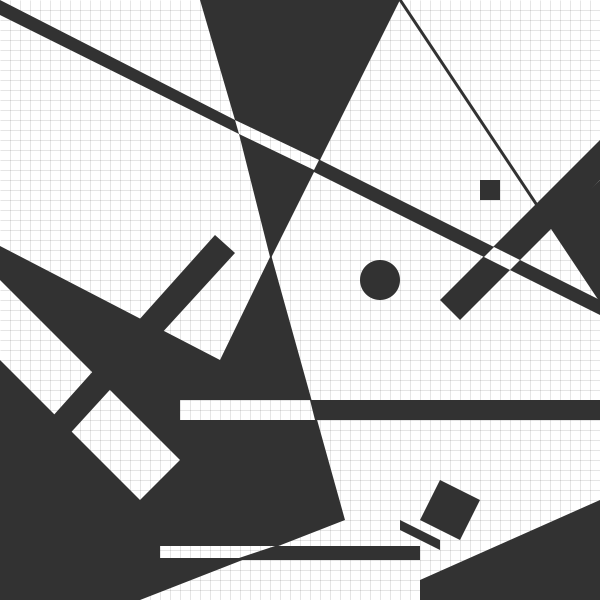
Frame 1 (no input)
Frame 60 (the mouse pressed at the canvas centre just before this capture): identical to frame 1, image omitted
Frame 120 (the mouse held since frame 60 and released just before this capture): identical to frame 1, image omitted

The Processing sketch that drew this single still picture (run headless with seeded random() and noise(); from frame 60 on, the mouse is pressed at the canvas centre):

// Processing sketch: processing_14422
// ── processing_14422.pde

// 마우스로 자유롭게 그립니다. 좌,우클릭에 따라 색이 바뀜니다.
//키보드 상하 버튼으로 붓 사이즈 조절이 됨니다.
//원점으로 돌리시려면 키보드 "s"를 누르세요.


int value = 50;
int value2 = 255;
int value3 = 100;
int x = 10;


void setup() {
  size(600,600);
  background(value2);
  strokeWeight(3);
  smooth();
  stroke(value);
  line(400,0,600,300);
  noStroke();
  fill(value);
  //black
  //triangle
  triangle(600,180,550,225,600,300);
  //ellipse
  ellipse(380,280,40,40);
  //rect
  rect(480,180,20,20);
  rect(0,400,600,20);
  //quad
  quad(420,580,600,500,600,600,420,600);
  quad(440,480,480,500,460,540,420,520);
  quad(400,520,440,540,440,550,400,530);
  quad(260,546,420,546,420,560,220,560);
  quad(0,0,400,0,220,360,0,246);
  quad(0,0,600,300,600,315,0,15);
  quad(600,180,460,320,440,300,600,140);
  //vertex
  beginShape();
  vertex(0,0);
  vertex(200,0);
  vertex(345,520);
  vertex(140,600);
  vertex(0,600);
  vertex(0,0);
  endShape();


  //white
  fill(value2);
  //triangle
  triangle(0,0,200,0,235,120);

  //quad
  quad(180,400,310,400,315,420,180,420);
  quad(494,247,520,260,510,270,484,257);
  quad(160,546,275,546,239,558,160,558);
  quad(235,120,319,160,314,170,239,134);
  quad(0,280,180,460,140,500,0,360);

  //vertex
  beginShape();
  vertex(0,15);
  vertex(239,134);
  vertex(270,257);
  vertex(220,360);
  vertex(0,246);
  vertex(0,15);
  endShape();


  //end
  fill(value);
  quad(215,235,235,253,0,510,0,475);
  fill(value);
  quad(140,320,162,331,110,389,94,373);
  quad(0,473,55,415,71,431,0,509);

  stroke(value);
  strokeWeight(0.1);
  for (int x = 10; x < 600; x += 10) {
    line(x, 0, x, 600);
  }
  for (int x = 10; x < 600; x += 10) {
    line(0, x, 600, x);
  }
}

void draw() {
  if (mousePressed && (mouseButton == LEFT)) {
    line(mouseX,mouseY,pmouseX, pmouseY);
    stroke(value);
    strokeWeight(x);
  } 
  else if (mousePressed && (mouseButton == RIGHT)) {
    line(mouseX,mouseY,pmouseX, pmouseY);
    stroke(value2);
    strokeWeight(x);
  }
  if (keyPressed && (key == CODED)) { 
    if (keyCode == UP) {
      strokeWeight(x++);
    } 
    else if (keyCode == DOWN) {
      strokeWeight(x--);
    }
  }
  if(x <= 1) {
    x=1;
  }
  else if(x >=20) {
    x=20;
  }


  if((keyPressed == true) && (key == 's')) {  //clean up
    size(600,600);
    background(value2);
    stroke(value);
    strokeWeight(3);
    line(400,0,600,300);
    noStroke();
    fill(value);
    //black
    //triangle
    triangle(600,180,550,225,600,300);
    //ellipse
    ellipse(380,280,40,40);
    //rect
    rect(480,180,20,20);
    rect(0,400,600,20);
    //quad
    quad(420,580,600,500,600,600,420,600);
    quad(440,480,480,500,460,540,420,520);
    quad(400,520,440,540,440,550,400,530);
    quad(260,546,420,546,420,560,220,560);
    quad(0,0,400,0,220,360,0,246);
    quad(0,0,600,300,600,315,0,15);
    quad(600,180,460,320,440,300,600,140);
    //vertex
    beginShape();
    vertex(0,0);
    vertex(200,0);
    vertex(345,520);
    vertex(140,600);
    vertex(0,600);
    vertex(0,0);
    endShape();


    //white
    fill(value2);
    //triangle
    triangle(0,0,200,0,235,120);

    //quad
    quad(180,400,310,400,315,420,180,420);
    quad(494,247,520,260,510,270,484,257);
    quad(160,546,275,546,239,558,160,558);
    quad(235,120,319,160,314,170,239,134);
    quad(0,280,180,460,140,500,0,360);

    //vertex
    beginShape();
    vertex(0,15);
    vertex(239,134);
    vertex(270,257);
    vertex(220,360);
    vertex(0,246);
    vertex(0,15);
    endShape();


    //end
    fill(value);
    quad(215,235,235,253,0,510,0,475);
    fill(value);
    quad(140,320,162,331,110,389,94,373);
    quad(0,473,55,415,71,431,0,509);

    stroke(value);
    strokeWeight(0.1);
    for (int x = 10; x < 600; x += 10) {
      line(x, 0, x, 600);
    }
    for (int x = 10; x < 600; x += 10) {
      line(0, x, 600, x);
    }
  }
}
